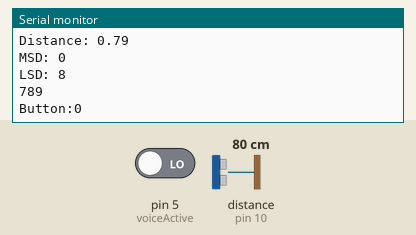
Recording of a sketch running on a simulated Arduino Uno, built with avr-gcc and run on an emulated ATmega328P. Parts: the last lines printed to the serial monitor. Wiring (inferred from the names in the program): ultrasonic range finder: trigger pin 9; echo pin 10. Inputs (shaded band) come from the test bench; at power-on: distance to the obstacle (sensor on pin 10) 80 cm, pin 5 (voiceActive) LOW. The echo pulse lasts 58.3 µs per cm; the audio player accepts every command and is not drawn.

Above: at 3.8 s.
3.9 s: distance to the obstacle (sensor on pin 10) set to 2 cm
At 5.2 s:
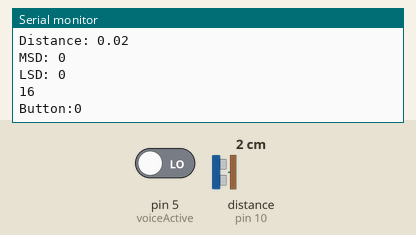
5.4 s: distance to the obstacle (sensor on pin 10) set to 4 cm
At 6.2 s:
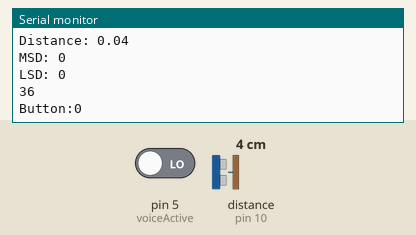
Timing chart, 0 to 8.4 s (numbered marks = the images above; inputs shaded):
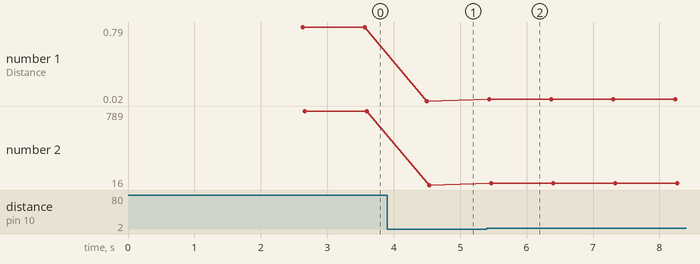

The sketch:

arduino_sketch.ino
```cpp
//Final Arduino code listing

#include <math.h>
#include <SoftwareSerial.h>
#include <DFRobotDFPlayerMini.h>

// define pin numbers
// SR sensor
const int trigPin = 9;
const int echoPin = 10;
// serial 7 segment display
const int softwareTx = 8;
const int softwareRx = 7;
SoftwareSerial s7s(softwareRx, softwareTx);
// serial audio player
const int playerTx = 4;
const int playerRx = 3;
SoftwareSerial mySoftwareSerial(playerRx, playerTx); // RX, TX
DFRobotDFPlayerMini myDFPlayer;

//inputs
const int voiceActive = 5;
const int setDistance = A0;

// define variables
long duration = 0.0;
float distance = 0.0;
double distanceDisplayed = 0.0;
int disTenth = 0;
int distanceMSD = 0;
bool buttonPressed = true;
bool rangeError = false;
char tempString[10] = {0};  // Used with sprintf to create strings for the 7 seg display

void setup() {
  // set up SR sensor
  pinMode(trigPin, OUTPUT); // Sets the trigPin as an Output
  pinMode(echoPin, INPUT);  // Sets the echoPin as an Input

  // set up button and distance set
  pinMode(voiceActive, INPUT);  // Sets voiceActive pin as Input
  pinMode(setDistance, INPUT);  // Sets setDistance pin as an Input

  // set up serial monitor
  Serial.begin(9600); // Starts the serial communication

  //set up s7s display at default 9600 baud
  s7s.begin(9600);
  clearDisplay();         //Clears display, resets cursor
  s7s.print("-HI-");      // Displays -HI- on all digits
  setDecimals(0b111111);  // Turn on all decimals, colon, apos
  setBrightness(250);     // High'ish brightness
  delay(2000);
  clearDisplay();

  // set up DF player
  mySoftwareSerial.begin(9600);
  myDFPlayer.begin(mySoftwareSerial);
  myDFPlayer.volume(20);
  delay(100);
}

void getDistance(void)
{
  // Clears the trigPin
  digitalWrite(trigPin, LOW);
  delayMicroseconds(100);
  // Sets the trigPin on HIGH state for 10 micro seconds
  digitalWrite(trigPin, HIGH);
  delayMicroseconds(100);
  digitalWrite(trigPin, LOW);
  // Reads the echoPin, returns the sound wave travel time in microseconds
  duration = pulseIn(echoPin, HIGH);
  // Calculating the distance
  distance = duration * 0.00034 / 2;
}

void displayResults(void)
{
  if (distance > 4.00) {
    Serial.print("Sensor Blocked or Out of Range\n");
    //play(12) where 12 represents the words "Sensor Blocked or Out of Range"
    //Display "ERR" on screen
    rangeError = true;
    //delay(750); // need to callibrate the timings through testing
  }
  else
  {
    // Prints the distance on the Serial Monitor in metres.. to print on screen or send signal to it later
    rangeError = false;
    distanceMSD = (int) floor(distance);
    disTenth = (int) round((distance - distanceMSD) * 10);
    Serial.print("\nDistance: ");
    Serial.println(distance);
    Serial.print("MSD: ");
    Serial.print(distanceMSD);
    Serial.print("\nLSD: ");
    Serial.print(disTenth);
    Serial.print("\n");
    Serial.print((int) floor(1000*distance));
    Serial.print("\n");
    Serial.print("Button:");
    Serial.print(buttonPressed);
    Serial.print("\n");
    delay(750); // Callibrate timings through testing
  }
}

void playVoice(int firstDigit, int secondDigit)
{
  if (rangeError) {
    return;
  }
  if (firstDigit == 0) {
    firstDigit = 10;
  }
  if (secondDigit == 0) {
    secondDigit = 10;
  }

  myDFPlayer.play(firstDigit);
  delay(500);
  myDFPlayer.play(11); // point
  delay(450);
  myDFPlayer.play(secondDigit);
  delay(500);
  myDFPlayer.volume(15); // lower volume for metres
  delay(50);
  myDFPlayer.play(12); // metres
  delay(650);
  myDFPlayer.volume(20); // increase volume again
}

void loop() {
  getDistance();          //gets the distance from the sensor
  //getVoicedDistance();  //gets the 1 d.p. distance value used to reference the voice playlist
  //delay(50);
  displayResults();       //displays the results on the screen (rn its displaying to the serial monitor)
  delay(50);
  display_s7s();
  check_button();       //checks whether the button is pressed
  if (buttonPressed) {
    playVoice(distanceMSD, disTenth);
  }
  delay(50);
}

/* Functions for the s7s display */

void display_s7s(void)
{
  s7s.write(0x76);
  if (rangeError == false)
  {
  sprintf(tempString, "%4d", (int) floor(1000*distance) );
  s7s.print(tempString);
  setDecimals(0b000001);
  }
  else
  {
  s7s.print("ERR");
  setDecimals(0b000100);
  }
  delay(25);
}

// Send the clear display command (0x76)
//  This will clear the display and reset the cursor
void clearDisplay()
{
  s7s.write(0x76);  // Clear display command
}

// Set the displays brightness. Should receive byte with the value
//  to set the brightness to
//  dimmest------------->brightest
//     0--------127--------255
void setBrightness(byte value)
{
  s7s.write(0x7A);  // Set brightness command byte
  s7s.write(value);  // brightness data byte
}

// Turn on any, none, or all of the decimals.
//  The six lowest bits in the decimals parameter sets a decimal
//  (or colon, or apostrophe) on or off. A 1 indicates on, 0 off.
//  [MSB] (X)(X)(Apos)(Colon)(Digit 4)(Digit 3)(Digit2)(Digit1)
void setDecimals(byte decimals)
{
  s7s.write(0x77);
  s7s.write(decimals);
}

/* check for button press / switch*/
void check_button(void) //check button which pin etc?
{
  for (int i = 0; i < 5; i++) //for loop does very ugly debounce
  {
    if (digitalRead(voiceActive) == HIGH)
      {
        buttonPressed = true;
      }
      else
      {
      buttonPressed = false;
      }
  delay (10);
  }
 }
```

Measured:
- after the input at 3.9 s, the serial monitor: prints a new line after 0.60 s (image 1)
- after the input at 5.4 s, the serial monitor: prints a new line at once (image 2)
- plotted number 1: 0.79 → 0.02 after the input at 3.9 s, 0.02 → 0.04 after the input at 5.4 s
- plotted number 2: 789 → 16 after the input at 3.9 s, 16 → 36 after the input at 5.4 s
